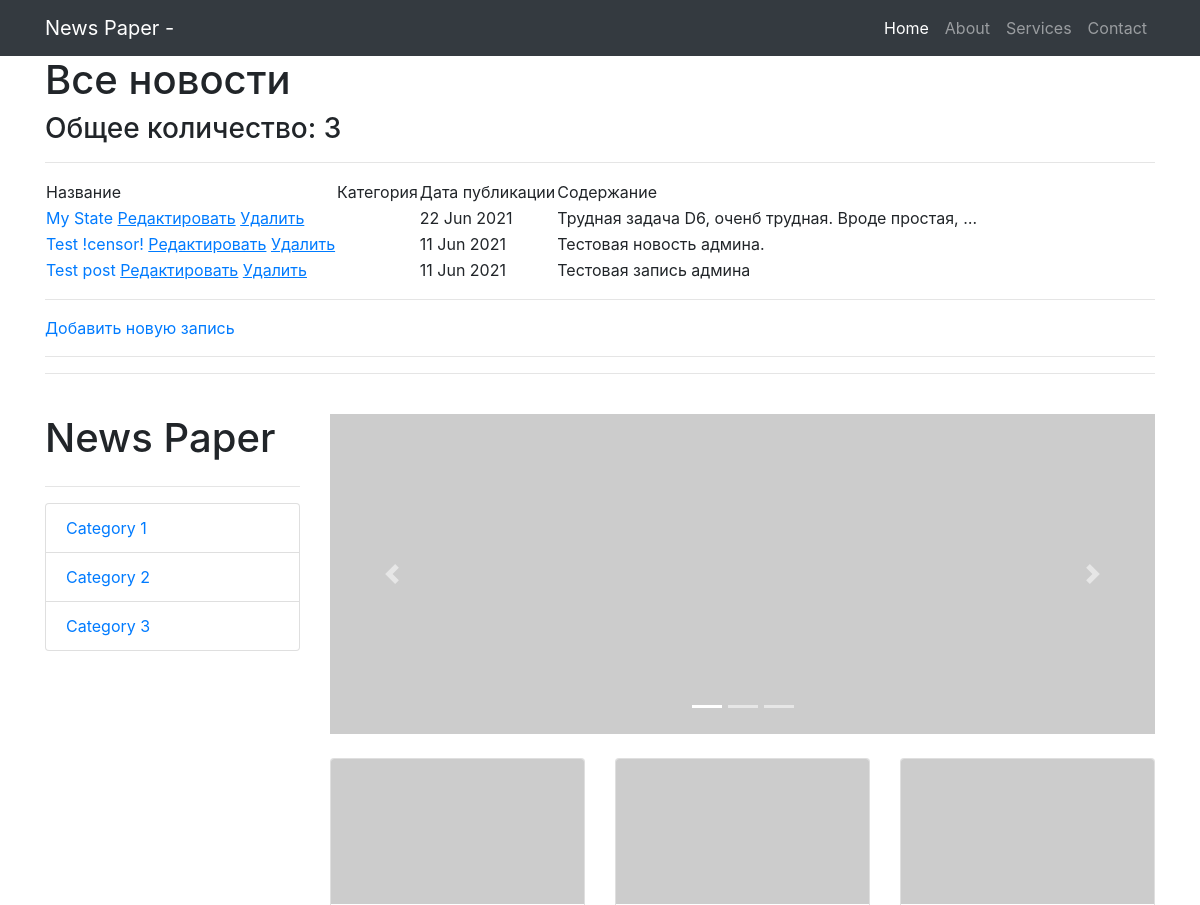
The page /news/ (upper part) on the database as committed earlier.
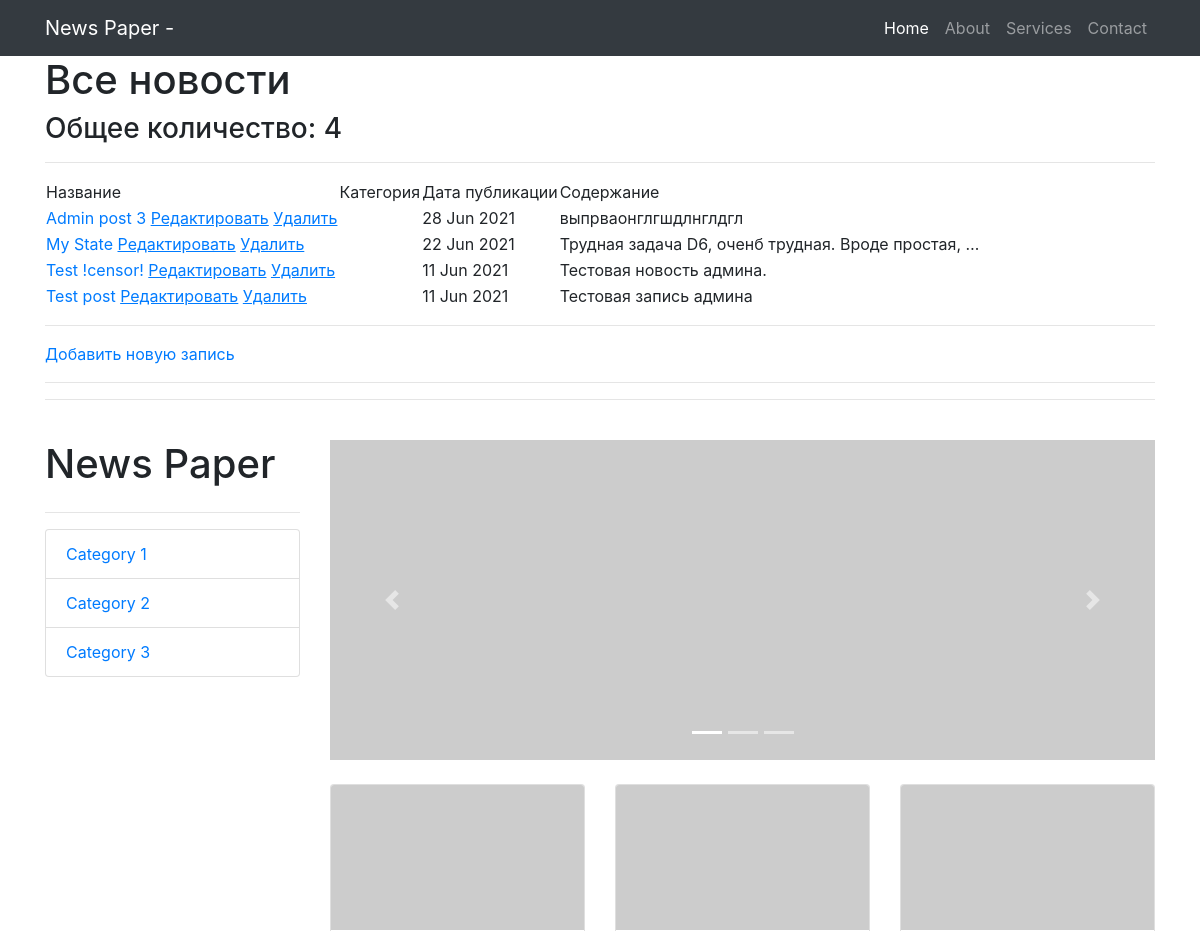
The same page on the database as committed later.
### news/models.py (models this page shows, shortened)
class Post(models.Model):
    state = 'ST'
    new = 'NE'
    POSITIONS = [
        (state, 'Статья'),
        (new, 'Новость')
    ]
    position = models.CharField(max_length=2,
                                choices=POSITIONS,
                                default=state)
    post_date = models.DateTimeField(auto_now_add=True)
    post_name = models.CharField(max_length=250)
    content = models.TextField()
    rating_post = models.IntegerField(default=0)
    author = models.ForeignKey(Author, on_delete=models.CASCADE)
    category = models.ManyToManyField(Category, through='PostCategory')

### news/views.py (the view)
# urls.py: path('', PostList.as_view()),
class PostList(ListView):
    model = Post  # указываем модель, объекты которой мы будем выводить
    template_name = 'posts.html'  # указываем имя шаблона, в котором будет лежать html, в
    context_object_name = 'posts'  # это имя списка, в котором будут лежать все объекты,
    queryset = Post.objects.order_by('-post_date')
    paginate_by = 10
    def get_context_data(self, **kwargs):
        context = super().get_context_data(**kwargs)
        context['filter'] = PostFilter(self.request.GET,
                                       queryset=self.get_queryset())  # вписываем фильтр
        context['category'] = Category.objects.values_list()
        return context

### news/templatetags/custom_filters.py (called while the page is built)
@register.filter(name='censor')
def censor(value, arg):
    words = value.split()
    value1 = ''
    for word in words:
        if isinstance(word, str) and isinstance(arg, str):
            if word == arg:
                word = '!censor!'
            value1 += word + ' '
        else:
            raise ValueError(f'Нельзя {type(word)}!')
    return value1

### templates/posts.html (shortened to what this page needs)
{% extends 'flatpages/default.html' %}
{% load custom_filters %}
{% block content %}
    <h1>Все новости</h1>
    <h3>Общее количество: {{ posts | length }}</h3>
    <hr>
    {% if posts %}
        <table>
            <tr>
                <td>
                    Название
                </td>
                <td>
                    Категория
                </td>
                <td>
                    Дата публикации
                </td>
                <td>
                    Содержание
                </td>
            </tr>
        {% for post in page_obj %}
            <tr>
                <td>
                    <a href="{% url 'post' post.id %}">{{ post.post_name | censor:'new' }}</a>
                    <a href="{% url 'post_update' post.id %}"><u>Редактировать</u></a>
                 <a href="{% url 'post_delete' post.id %}"><u> Удалить </u></a>
                </td>
                <td>
                </td>
                <td>
                    {{ post.post_date | date:'d M Y' }}
                </td>
                <td>
                    {{ post.content | truncatechars:50 | censor:'ipsum' }}
                </td>
            </tr>
        {% endfor %}
        </table>
        <hr>
        <a href="{% url 'post_create' %}">Добавить новую запись</a> <br>
        <hr>
    {% else %}
        <h2>Новостей нет!</h2>
        <a href="{% url 'post_create' %}">Добавить новую запись</a> <br>
    {% endif %}
{% endblock content %}

Rows that differ between the two databases and show on the page:
added Post: post_name|censor "Admin post 3", post_date "28 Jun 2021", content|censor "выпрваонглгшдлнглдгл"
Other text that changed with them:
{{ posts | length }}: "3" → "4"
